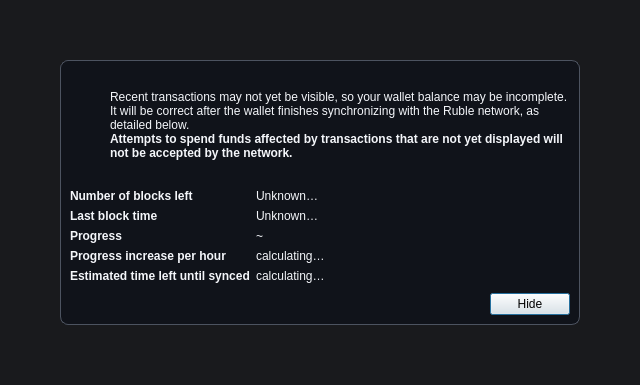
<?xml version="1.0" encoding="UTF-8"?>
<ui version="4.0">
 <class>ModalOverlay</class>
 <widget class="QWidget" name="ModalOverlay">
  <property name="geometry">
   <rect>
    <x>0</x>
    <y>0</y>
    <width>640</width>
    <height>385</height>
   </rect>
  </property>
  <property name="windowTitle">
   <string>Form</string>
  </property>
  <layout class="QVBoxLayout" name="verticalLayout" stretch="0">
   <property name="sizeConstraint">
    <enum>QLayout::SetDefaultConstraint</enum>
   </property>
   <property name="leftMargin">
    <number>0</number>
   </property>
   <property name="topMargin">
    <number>0</number>
   </property>
   <property name="rightMargin">
    <number>0</number>
   </property>
   <property name="bottomMargin">
    <number>0</number>
   </property>
   <item>
    <widget class="QWidget" name="bgWidget" native="true">
     <property name="styleSheet">
      <string notr="true">#bgWidget { background: rgba(7,8,11,235); }</string>
     </property>
     <layout class="QVBoxLayout" name="verticalLayoutMain" stretch="1">
      <property name="leftMargin">
       <number>60</number>
      </property>
      <property name="topMargin">
       <number>60</number>
      </property>
      <property name="rightMargin">
       <number>60</number>
      </property>
      <property name="bottomMargin">
       <number>60</number>
      </property>
      <item>
       <widget class="QWidget" name="contentWidget" native="true">
        <property name="styleSheet">
         <string notr="true">#contentWidget { background: #10131a; border: 1px solid #4c5360; border-radius: 8px; }

#contentWidget QLabel { color: #f4f6fa; }</string>
        </property>
        <layout class="QVBoxLayout" name="verticalLayoutSub" stretch="1,0,0,0">
         <property name="spacing">
          <number>0</number>
         </property>
         <property name="leftMargin">
          <number>10</number>
         </property>
         <property name="topMargin">
          <number>10</number>
         </property>
         <property name="rightMargin">
          <number>10</number>
         </property>
         <property name="bottomMargin">
          <number>10</number>
         </property>
         <item>
          <layout class="QHBoxLayout" name="horizontalLayoutIconText" stretch="0,1">
           <property name="topMargin">
            <number>20</number>
           </property>
           <item>
            <layout class="QVBoxLayout" name="verticalLayoutIcon">
             <property name="leftMargin">
              <number>0</number>
             </property>
             <item>
              <widget class="QPushButton" name="warningIcon">
               <property name="enabled">
                <bool>false</bool>
               </property>
               <property name="text">
                <string/>
               </property>
               <property name="icon">
                <iconset>
                 <normaloff>:/icons/warning</normaloff>
                 <disabledoff>:/icons/warning</disabledoff>:/icons/warning</iconset>
               </property>
               <property name="iconSize">
                <size>
                 <width>48</width>
                 <height>48</height>
                </size>
               </property>
               <property name="flat">
                <bool>true</bool>
               </property>
              </widget>
             </item>
             <item>
              <spacer name="verticalSpacerWarningIcon">
               <property name="orientation">
                <enum>Qt::Vertical</enum>
               </property>
               <property name="sizeHint" stdset="0">
                <size>
                 <width>20</width>
                 <height>40</height>
                </size>
               </property>
              </spacer>
             </item>
            </layout>
           </item>
           <item>
            <layout class="QVBoxLayout" name="verticalLayoutInfoText">
             <property name="leftMargin">
              <number>0</number>
             </property>
             <property name="topMargin">
              <number>0</number>
             </property>
             <item>
              <widget class="QLabel" name="infoText">
               <property name="text">
                <string>Recent transactions may not yet be visible, so your wallet balance may be incomplete. It will be correct after the wallet finishes synchronizing with the Ruble network, as detailed below.</string>
               </property>
               <property name="textFormat">
                <enum>Qt::RichText</enum>
               </property>
               <property name="wordWrap">
                <bool>true</bool>
               </property>
              </widget>
             </item>
             <item>
              <widget class="QLabel" name="infoTextStrong">
               <property name="font">
                <font>
                 <weight>75</weight>
                 <bold>true</bold>
                </font>
               </property>
               <property name="text">
                <string>Attempts to spend funds affected by transactions that are not yet displayed will not be accepted by the network.</string>
               </property>
               <property name="textFormat">
                <enum>Qt::RichText</enum>
               </property>
               <property name="wordWrap">
                <bool>true</bool>
               </property>
              </widget>
             </item>
             <item>
              <spacer name="verticalSpacerInTextSpace">
               <property name="orientation">
                <enum>Qt::Vertical</enum>
               </property>
               <property name="sizeHint" stdset="0">
                <size>
                 <width>20</width>
                 <height>40</height>
                </size>
               </property>
              </spacer>
             </item>
            </layout>
           </item>
          </layout>
         </item>
         <item>
          <spacer name="verticalSpacerAfterText">
           <property name="orientation">
            <enum>Qt::Vertical</enum>
           </property>
           <property name="sizeHint" stdset="0">
            <size>
             <width>20</width>
             <height>40</height>
            </size>
           </property>
          </spacer>
         </item>
         <item>
          <layout class="QFormLayout" name="formLayout">
           <property name="fieldGrowthPolicy">
            <enum>QFormLayout::FieldsStayAtSizeHint</enum>
           </property>
           <property name="horizontalSpacing">
            <number>6</number>
           </property>
           <property name="verticalSpacing">
            <number>6</number>
           </property>
           <property name="topMargin">
            <number>10</number>
           </property>
           <item row="0" column="0">
            <widget class="QLabel" name="labelNumberOfBlocksLeft">
             <property name="font">
              <font>
               <weight>75</weight>
               <bold>true</bold>
              </font>
             </property>
             <property name="text">
              <string>Number of blocks left</string>
             </property>
            </widget>
           </item>
           <item row="0" column="1">
            <widget class="QLabel" name="numberOfBlocksLeft">
             <property name="text">
              <string>Unknown…</string>
             </property>
            </widget>
           </item>
           <item row="1" column="0">
            <widget class="QLabel" name="labelLastBlockTime">
             <property name="font">
              <font>
               <weight>75</weight>
               <bold>true</bold>
              </font>
             </property>
             <property name="text">
              <string>Last block time</string>
             </property>
            </widget>
           </item>
           <item row="1" column="1">
            <widget class="QLabel" name="newestBlockDate">
             <property name="sizePolicy">
              <sizepolicy hsizetype="Maximum" vsizetype="Preferred">
               <horstretch>0</horstretch>
               <verstretch>0</verstretch>
              </sizepolicy>
             </property>
             <property name="text">
              <string>Unknown…</string>
             </property>
            </widget>
           </item>
           <item row="2" column="0">
            <widget class="QLabel" name="labelSyncDone">
             <property name="font">
              <font>
               <weight>75</weight>
               <bold>true</bold>
              </font>
             </property>
             <property name="text">
              <string>Progress</string>
             </property>
            </widget>
           </item>
           <item row="2" column="1">
            <layout class="QHBoxLayout" name="horizontalLayoutSync" stretch="0,1">
             <item>
              <widget class="QLabel" name="percentageProgress">
               <property name="text">
                <string notr="true">~</string>
               </property>
              </widget>
             </item>
            </layout>
           </item>
           <item row="4" column="0">
            <widget class="QLabel" name="labelProgressIncrease">
             <property name="font">
              <font>
               <weight>75</weight>
               <bold>true</bold>
              </font>
             </property>
             <property name="text">
              <string>Progress increase per hour</string>
             </property>
            </widget>
           </item>
           <item row="4" column="1">
            <widget class="QLabel" name="progressIncreasePerH">
             <property name="text">
              <string>calculating…</string>
             </property>
            </widget>
           </item>
           <item row="5" column="0">
            <widget class="QLabel" name="labelEstimatedTimeLeft">
             <property name="font">
              <font>
               <weight>75</weight>
               <bold>true</bold>
              </font>
             </property>
             <property name="text">
              <string>Estimated time left until synced</string>
             </property>
            </widget>
           </item>
           <item row="5" column="1">
            <widget class="QLabel" name="expectedTimeLeft">
             <property name="text">
              <string>calculating…</string>
             </property>
            </widget>
           </item>
          </layout>
         </item>
         <item>
          <layout class="QHBoxLayout" name="horizontalLayoutButtons">
           <property name="leftMargin">
            <number>10</number>
           </property>
           <property name="topMargin">
            <number>10</number>
           </property>
           <item>
            <spacer name="horizontalSpacer">
             <property name="orientation">
              <enum>Qt::Horizontal</enum>
             </property>
             <property name="sizeHint" stdset="0">
              <size>
               <width>40</width>
               <height>20</height>
              </size>
             </property>
            </spacer>
           </item>
           <item>
            <widget class="QPushButton" name="closeButton">
             <property name="text">
              <string>Hide</string>
             </property>
             <property name="shortcut">
              <string>Esc</string>
             </property>
             <property name="focusPolicy">
              <enum>Qt::StrongFocus</enum>
             </property>
             <property name="default">
              <bool>true</bool>
             </property>
            </widget>
           </item>
          </layout>
         </item>
        </layout>
       </widget>
      </item>
     </layout>
    </widget>
   </item>
  </layout>
 </widget>
 <resources/>
 <connections/>
</ui>
